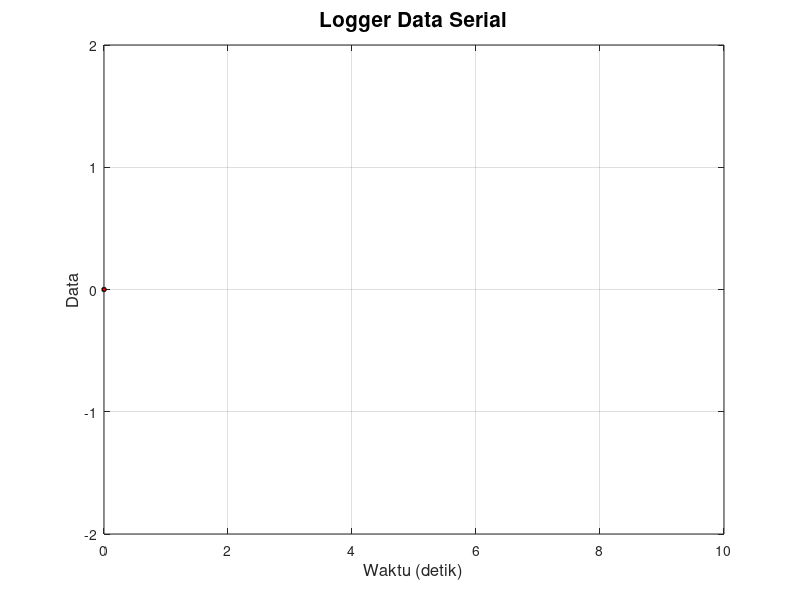

MATLAB code for this plot: (Note: this script raises an error after producing the figure.)
clear
clc
 
%Inisialisasi serial dan grafik 
serialPort = 'COM33';                 % isi dgn COM yg sesuai
judulGrafik = 'Logger Data Serial';   % Judul grafik
xLabel = 'Waktu (detik)';             % x-axis label
yLabel = 'Data';                      % y-axis label
plotGrid = 'on';                      % aktifkan grid
min = -2;                             % minimum axis-y
max = 2;                              % maksimum axis-y
lebarScroll = 20;                     % display data pada grafik
delay = .01;                          % waktu cuplik
 
%Inisialisasi variabel
waktu = 0;
data = 0;
cacah = 0;
 
%Persiapkan grafik
plotGraph = plot(waktu,data,'o',...
                'LineWidth',1,...
                'MarkerSize',3,...
                'MarkerEdgeColor','k',...
                'MarkerFaceColor','r');
             
title(judulGrafik,'FontSize',15);
xlabel(xLabel,'FontSize',12);
ylabel(yLabel,'FontSize',12);
axis([0 10 min max]);
grid(plotGrid);  %aktifkan grid
 
%Buka komunikasi melalui port COM
s = serial(serialPort);
disp('Tutup jendela grafik untuk mengakhiri logger');
fopen(s);
 
tic                                    %aktifkan deteksi waktu
while ishandle(plotGraph)              %Terus looping semasih plot aktif
     
    nilaiInput = fscanf(s,'%f');       %Baca data serial dalam format float
    
    %Pastikan data yg diterima benar
    if(~isempty(nilaiInput) && isfloat(nilaiInput))          
        cacah = cacah + 1;    
        waktu(cacah) = toc;             %ambil waktu saat ini
        data(cacah) = nilaiInput(1);    %ambil data saat ini         
        cekWarna = mod(cacah,2);
        
        %Set Axis sesuai dengan nilai lebarScroll
        if(lebarScroll > 0)
        set(plotGraph,'XData',waktu(waktu > waktu(cacah)-lebarScroll),'YData',data(waktu > waktu(cacah)-lebarScroll));
        axis([waktu(cacah)-lebarScroll waktu(cacah) min max]);
        else
        set(plotGraph,'XData',waktu,'YData',data);
        axis([0 waktu(cacah) min max]);
        end
        
        %Beri waktu sesaat utk Update Plot
        pause(delay);
        
    end
end
 
% Tutup serial port dan delete variabel yg sudah terpakai
fclose(s);
clear all; 
disp('Logger berakhir...');